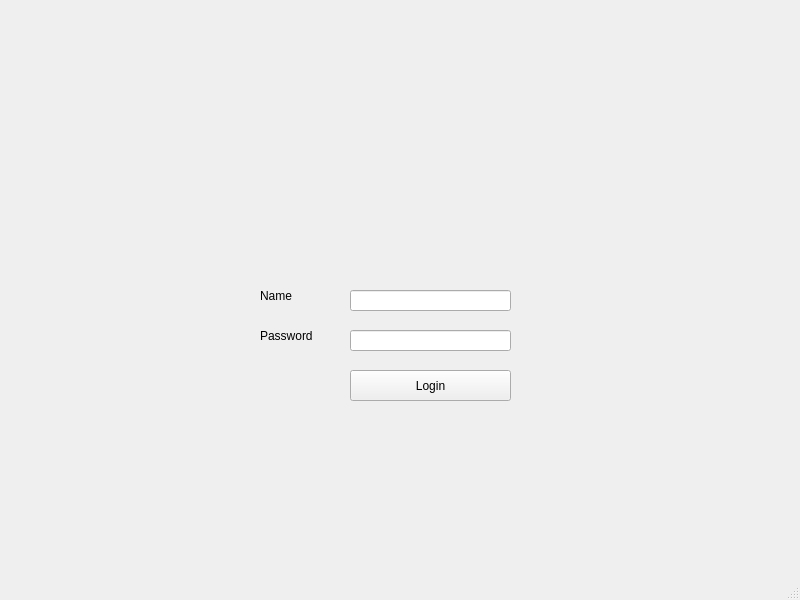
<?xml version="1.0" encoding="UTF-8"?>
<ui version="4.0">
 <class>library</class>
 <widget class="QMainWindow" name="library">
  <property name="geometry">
   <rect>
    <x>0</x>
    <y>0</y>
    <width>800</width>
    <height>600</height>
   </rect>
  </property>
  <property name="windowTitle">
   <string>library</string>
  </property>
  <widget class="QWidget" name="centralwidget">
   <widget class="QLabel" name="label">
    <property name="geometry">
     <rect>
      <x>260</x>
      <y>280</y>
      <width>61</width>
      <height>31</height>
     </rect>
    </property>
    <property name="text">
     <string>Name</string>
    </property>
   </widget>
   <widget class="QPushButton" name="btnMlogin">
    <property name="geometry">
     <rect>
      <x>350</x>
      <y>370</y>
      <width>161</width>
      <height>31</height>
     </rect>
    </property>
    <property name="text">
     <string>Login</string>
    </property>
   </widget>
   <widget class="QLineEdit" name="txtPassword">
    <property name="geometry">
     <rect>
      <x>350</x>
      <y>330</y>
      <width>161</width>
      <height>21</height>
     </rect>
    </property>
    <property name="echoMode">
     <enum>QLineEdit::Password</enum>
    </property>
   </widget>
   <widget class="QLabel" name="label_2">
    <property name="geometry">
     <rect>
      <x>260</x>
      <y>320</y>
      <width>61</width>
      <height>31</height>
     </rect>
    </property>
    <property name="text">
     <string>Password</string>
    </property>
   </widget>
   <widget class="QLineEdit" name="txtUsername">
    <property name="geometry">
     <rect>
      <x>350</x>
      <y>290</y>
      <width>161</width>
      <height>21</height>
     </rect>
    </property>
   </widget>
  </widget>
  <widget class="QMenuBar" name="menubar">
   <property name="geometry">
    <rect>
     <x>0</x>
     <y>0</y>
     <width>800</width>
     <height>21</height>
    </rect>
   </property>
  </widget>
  <widget class="QStatusBar" name="statusbar"/>
 </widget>
 <resources/>
 <connections/>
</ui>
